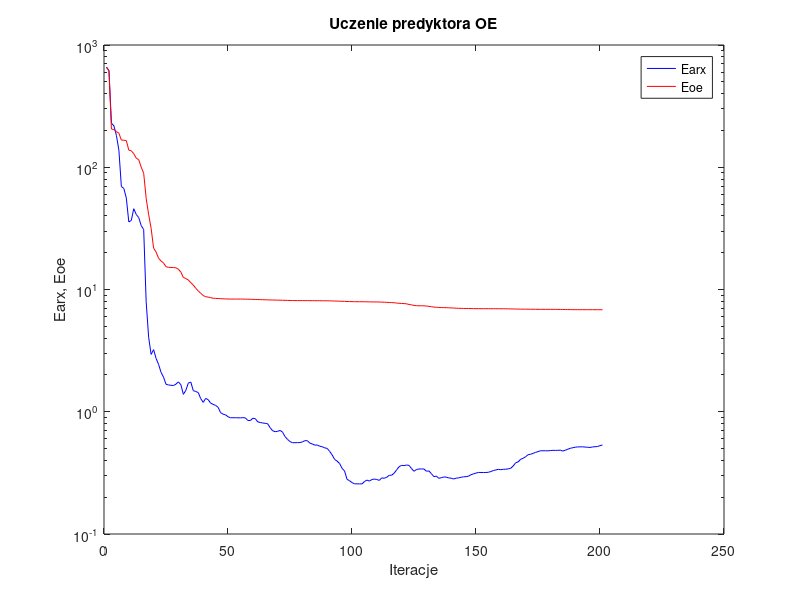
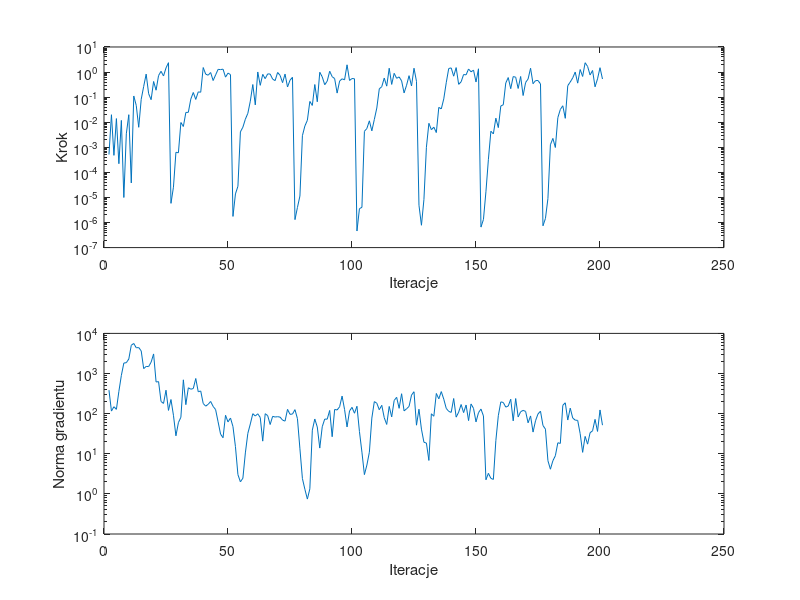

Write the MATLAB code that produced these figures, in order.
%uczenie predyktora oe
clear all;
n=0; farx(n+1)=6.595920e+002; foe(n+1)=6.589928e+002; wspucz(n+1)=0.000000e+000; ng(n+1)=0.000000e+000;
%odnowa zmiennej metryki
n=1; farx(n+1)=6.175794e+002; foe(n+1)=6.127299e+002; krok(n+1)=5.148205e-004; ng(n+1)=3.851051e+002;
n=2; farx(n+1)=2.293437e+002; foe(n+1)=2.053157e+002; krok(n+1)=1.989989e-002; ng(n+1)=1.158728e+002;
n=3; farx(n+1)=2.181654e+002; foe(n+1)=2.036163e+002; krok(n+1)=4.770094e-004; ng(n+1)=1.488591e+002;
n=4; farx(n+1)=1.821473e+002; foe(n+1)=1.957492e+002; krok(n+1)=1.396192e-002; ng(n+1)=1.279629e+002;
n=5; farx(n+1)=1.379851e+002; foe(n+1)=1.898511e+002; krok(n+1)=2.215284e-004; ng(n+1)=3.596518e+002;
n=6; farx(n+1)=6.957439e+001; foe(n+1)=1.667482e+002; krok(n+1)=1.181377e-002; ng(n+1)=8.994381e+002;
n=7; farx(n+1)=6.710980e+001; foe(n+1)=1.665166e+002; krok(n+1)=9.955536e-006; ng(n+1)=1.823591e+003;
n=8; farx(n+1)=5.595751e+001; foe(n+1)=1.651944e+002; krok(n+1)=3.460293e-003; ng(n+1)=1.860401e+003;
n=9; farx(n+1)=3.568440e+001; foe(n+1)=1.380865e+002; krok(n+1)=1.993669e-002; ng(n+1)=2.299647e+003;
n=10; farx(n+1)=3.671517e+001; foe(n+1)=1.364631e+002; krok(n+1)=3.791849e-005; ng(n+1)=5.063504e+003;
n=11; farx(n+1)=4.579866e+001; foe(n+1)=1.290986e+002; krok(n+1)=1.113003e-001; ng(n+1)=5.610486e+003;
n=12; farx(n+1)=4.108786e+001; foe(n+1)=1.187055e+002; krok(n+1)=4.682719e-002; ng(n+1)=4.383496e+003;
n=13; farx(n+1)=3.875720e+001; foe(n+1)=1.153202e+002; krok(n+1)=6.274942e-003; ng(n+1)=4.433962e+003;
n=14; farx(n+1)=3.332403e+001; foe(n+1)=1.002272e+002; krok(n+1)=8.197463e-002; ng(n+1)=3.663265e+003;
n=15; farx(n+1)=3.091233e+001; foe(n+1)=8.925917e+001; krok(n+1)=2.677938e-001; ng(n+1)=1.324973e+003;
n=16; farx(n+1)=7.943077e+000; foe(n+1)=5.570354e+001; krok(n+1)=8.285291e-001; ng(n+1)=1.500184e+003;
n=17; farx(n+1)=4.064731e+000; foe(n+1)=4.107428e+001; krok(n+1)=1.370460e-001; ng(n+1)=1.490461e+003;
n=18; farx(n+1)=2.945055e+000; foe(n+1)=3.167186e+001; krok(n+1)=7.925655e-002; ng(n+1)=1.919315e+003;
n=19; farx(n+1)=3.221588e+000; foe(n+1)=2.176831e+001; krok(n+1)=4.208968e-001; ng(n+1)=3.075403e+003;
n=20; farx(n+1)=2.731000e+000; foe(n+1)=2.024676e+001; krok(n+1)=1.890204e-001; ng(n+1)=6.143181e+002;
n=21; farx(n+1)=2.440698e+000; foe(n+1)=1.800280e+001; krok(n+1)=7.273018e-001; ng(n+1)=6.278995e+002;
n=22; farx(n+1)=2.101222e+000; foe(n+1)=1.713172e+001; krok(n+1)=1.072499e+000; ng(n+1)=2.005278e+002;
n=23; farx(n+1)=1.918595e+000; foe(n+1)=1.646263e+001; krok(n+1)=6.970601e-001; ng(n+1)=1.798397e+002;
n=24; farx(n+1)=1.679255e+000; foe(n+1)=1.537049e+001; krok(n+1)=1.462039e+000; ng(n+1)=3.836077e+002;
n=25; farx(n+1)=1.657300e+000; foe(n+1)=1.518242e+001; krok(n+1)=2.367507e+000; ng(n+1)=1.204322e+002;
%odnowa zmiennej metryki
n=26; farx(n+1)=1.646360e+000; foe(n+1)=1.514504e+001; krok(n+1)=5.817242e-006; ng(n+1)=2.250022e+002;
n=27; farx(n+1)=1.638293e+000; foe(n+1)=1.511852e+001; krok(n+1)=2.556514e-005; ng(n+1)=9.108877e+001;
n=28; farx(n+1)=1.681127e+000; foe(n+1)=1.505255e+001; krok(n+1)=6.326141e-004; ng(n+1)=2.800468e+001;
n=29; farx(n+1)=1.755365e+000; foe(n+1)=1.466057e+001; krok(n+1)=6.038301e-004; ng(n+1)=5.967640e+001;
n=30; farx(n+1)=1.663243e+000; foe(n+1)=1.386192e+001; krok(n+1)=9.725768e-003; ng(n+1)=8.131922e+001;
n=31; farx(n+1)=1.387396e+000; foe(n+1)=1.255145e+001; krok(n+1)=6.757425e-003; ng(n+1)=6.963357e+002;
n=32; farx(n+1)=1.498134e+000; foe(n+1)=1.229495e+001; krok(n+1)=2.452306e-002; ng(n+1)=1.674438e+002;
n=33; farx(n+1)=1.716466e+000; foe(n+1)=1.195778e+001; krok(n+1)=2.477353e-002; ng(n+1)=4.410659e+002;
n=34; farx(n+1)=1.750416e+000; foe(n+1)=1.137797e+001; krok(n+1)=8.343059e-002; ng(n+1)=4.065147e+002;
n=35; farx(n+1)=1.486802e+000; foe(n+1)=1.087056e+001; krok(n+1)=1.532184e-001; ng(n+1)=4.223988e+002;
n=36; farx(n+1)=1.465805e+000; foe(n+1)=1.024826e+001; krok(n+1)=8.100548e-002; ng(n+1)=7.514224e+002;
n=37; farx(n+1)=1.434716e+000; foe(n+1)=9.736799e+000; krok(n+1)=1.620110e-001; ng(n+1)=3.506313e+002;
n=38; farx(n+1)=1.280814e+000; foe(n+1)=9.300850e+000; krok(n+1)=1.570717e-001; ng(n+1)=3.668818e+002;
n=39; farx(n+1)=1.193105e+000; foe(n+1)=8.934146e+000; krok(n+1)=1.514306e+000; ng(n+1)=1.792583e+002;
n=40; farx(n+1)=1.285011e+000; foe(n+1)=8.726240e+000; krok(n+1)=8.252141e-001; ng(n+1)=1.537609e+002;
n=41; farx(n+1)=1.256183e+000; foe(n+1)=8.672677e+000; krok(n+1)=7.498941e-001; ng(n+1)=1.708089e+002;
n=42; farx(n+1)=1.175936e+000; foe(n+1)=8.571050e+000; krok(n+1)=9.576737e-001; ng(n+1)=2.011065e+002;
n=43; farx(n+1)=1.150210e+000; foe(n+1)=8.487614e+000; krok(n+1)=4.590250e-001; ng(n+1)=1.514421e+002;
n=44; farx(n+1)=1.126605e+000; foe(n+1)=8.457462e+000; krok(n+1)=7.679697e-001; ng(n+1)=1.261816e+002;
n=45; farx(n+1)=1.088158e+000; foe(n+1)=8.442945e+000; krok(n+1)=1.280117e+000; ng(n+1)=6.254698e+001;
n=46; farx(n+1)=9.835562e-001; foe(n+1)=8.421786e+000; krok(n+1)=1.254612e+000; ng(n+1)=3.089047e+001;
n=47; farx(n+1)=9.562439e-001; foe(n+1)=8.391656e+000; krok(n+1)=1.304490e+000; ng(n+1)=2.509216e+001;
n=48; farx(n+1)=9.434243e-001; foe(n+1)=8.370867e+000; krok(n+1)=6.268073e-001; ng(n+1)=9.097603e+001;
n=49; farx(n+1)=9.107318e-001; foe(n+1)=8.359485e+000; krok(n+1)=9.073805e-001; ng(n+1)=6.221661e+001;
n=50; farx(n+1)=8.934213e-001; foe(n+1)=8.354248e+000; krok(n+1)=7.926233e-001; ng(n+1)=7.780700e+001;
%odnowa zmiennej metryki
n=51; farx(n+1)=8.935285e-001; foe(n+1)=8.353352e+000; krok(n+1)=1.751454e-006; ng(n+1)=4.762155e+001;
n=52; farx(n+1)=8.931122e-001; foe(n+1)=8.352780e+000; krok(n+1)=1.384553e-005; ng(n+1)=1.504929e+001;
n=53; farx(n+1)=8.926564e-001; foe(n+1)=8.352747e+000; krok(n+1)=2.787966e-005; ng(n+1)=3.018600e+000;
n=54; farx(n+1)=8.912823e-001; foe(n+1)=8.350638e+000; krok(n+1)=4.126056e-003; ng(n+1)=1.997312e+000;
n=55; farx(n+1)=8.953983e-001; foe(n+1)=8.347365e+000; krok(n+1)=6.324208e-003; ng(n+1)=2.458358e+000;
n=56; farx(n+1)=8.902803e-001; foe(n+1)=8.336765e+000; krok(n+1)=1.321526e-002; ng(n+1)=1.050471e+001;
n=57; farx(n+1)=8.491834e-001; foe(n+1)=8.330452e+000; krok(n+1)=2.262062e-002; ng(n+1)=3.228406e+001;
n=58; farx(n+1)=8.468073e-001; foe(n+1)=8.320894e+000; krok(n+1)=6.937699e-002; ng(n+1)=5.539961e+001;
n=59; farx(n+1)=8.846623e-001; foe(n+1)=8.298528e+000; krok(n+1)=3.183983e-001; ng(n+1)=9.965391e+001;
n=60; farx(n+1)=8.778306e-001; foe(n+1)=8.289994e+000; krok(n+1)=4.904612e-002; ng(n+1)=8.725655e+001;
n=61; farx(n+1)=8.266643e-001; foe(n+1)=8.276271e+000; krok(n+1)=1.009068e+000; ng(n+1)=9.916812e+001;
n=62; farx(n+1)=8.171026e-001; foe(n+1)=8.266546e+000; krok(n+1)=2.957090e-001; ng(n+1)=8.020458e+001;
n=63; farx(n+1)=8.091182e-001; foe(n+1)=8.253704e+000; krok(n+1)=8.088973e-001; ng(n+1)=2.063488e+001;
n=64; farx(n+1)=8.039793e-001; foe(n+1)=8.240938e+000; krok(n+1)=5.461800e-001; ng(n+1)=9.969182e+001;
n=65; farx(n+1)=7.977835e-001; foe(n+1)=8.225971e+000; krok(n+1)=8.457767e-001; ng(n+1)=8.915999e+001;
n=66; farx(n+1)=7.403748e-001; foe(n+1)=8.215045e+000; krok(n+1)=8.316025e-001; ng(n+1)=5.355777e+001;
n=67; farx(n+1)=6.991556e-001; foe(n+1)=8.203817e+000; krok(n+1)=5.235795e-001; ng(n+1)=8.567172e+001;
n=68; farx(n+1)=6.868167e-001; foe(n+1)=8.194961e+000; krok(n+1)=4.556164e-001; ng(n+1)=8.230672e+001;
n=69; farx(n+1)=6.912095e-001; foe(n+1)=8.183699e+000; krok(n+1)=9.639418e-001; ng(n+1)=8.407208e+001;
n=70; farx(n+1)=7.037952e-001; foe(n+1)=8.174965e+000; krok(n+1)=7.382907e-001; ng(n+1)=8.189007e+001;
n=71; farx(n+1)=6.810588e-001; foe(n+1)=8.164532e+000; krok(n+1)=3.785938e-001; ng(n+1)=6.895942e+001;
n=72; farx(n+1)=6.256915e-001; foe(n+1)=8.152205e+000; krok(n+1)=8.316025e-001; ng(n+1)=6.506712e+001;
n=73; farx(n+1)=5.940773e-001; foe(n+1)=8.145603e+000; krok(n+1)=2.538171e-001; ng(n+1)=1.277469e+002;
n=74; farx(n+1)=5.705349e-001; foe(n+1)=8.133933e+000; krok(n+1)=4.726961e-001; ng(n+1)=9.614387e+001;
n=75; farx(n+1)=5.581705e-001; foe(n+1)=8.120968e+000; krok(n+1)=6.182030e-001; ng(n+1)=9.761810e+001;
%odnowa zmiennej metryki
n=76; farx(n+1)=5.582938e-001; foe(n+1)=8.118039e+000; krok(n+1)=1.305099e-006; ng(n+1)=1.258206e+002;
n=77; farx(n+1)=5.593002e-001; foe(n+1)=8.114484e+000; krok(n+1)=3.987530e-006; ng(n+1)=7.503527e+001;
n=78; farx(n+1)=5.600235e-001; foe(n+1)=8.114168e+000; krok(n+1)=1.143043e-005; ng(n+1)=1.328412e+001;
n=79; farx(n+1)=5.664634e-001; foe(n+1)=8.112021e+000; krok(n+1)=2.900817e-003; ng(n+1)=2.419678e+000;
n=80; farx(n+1)=5.802630e-001; foe(n+1)=8.110783e+000; krok(n+1)=7.088910e-003; ng(n+1)=1.301123e+000;
n=81; farx(n+1)=5.796932e-001; foe(n+1)=8.110292e+000; krok(n+1)=1.189189e-002; ng(n+1)=7.421577e-001;
n=82; farx(n+1)=5.539420e-001; foe(n+1)=8.104875e+000; krok(n+1)=6.739301e-002; ng(n+1)=1.335897e+000;
n=83; farx(n+1)=5.449757e-001; foe(n+1)=8.103657e+000; krok(n+1)=4.674985e-002; ng(n+1)=3.880858e+001;
n=84; farx(n+1)=5.331264e-001; foe(n+1)=8.100239e+000; krok(n+1)=3.183983e-001; ng(n+1)=7.343966e+001;
n=85; farx(n+1)=5.348309e-001; foe(n+1)=8.099054e+000; krok(n+1)=6.539800e-002; ng(n+1)=4.640131e+001;
n=86; farx(n+1)=5.222685e-001; foe(n+1)=8.093319e+000; krok(n+1)=9.808063e-001; ng(n+1)=1.385427e+001;
n=87; farx(n+1)=5.174302e-001; foe(n+1)=8.091518e+000; krok(n+1)=6.428475e-001; ng(n+1)=4.715844e+001;
n=88; farx(n+1)=5.066286e-001; foe(n+1)=8.088887e+000; krok(n+1)=3.123324e-001; ng(n+1)=7.317054e+001;
n=89; farx(n+1)=5.015154e-001; foe(n+1)=8.084226e+000; krok(n+1)=4.324752e-001; ng(n+1)=7.277484e+001;
n=90; farx(n+1)=4.737274e-001; foe(n+1)=8.074361e+000; krok(n+1)=1.078288e+000; ng(n+1)=1.199970e+002;
n=91; farx(n+1)=4.434851e-001; foe(n+1)=8.064168e+000; krok(n+1)=6.553300e-001; ng(n+1)=2.657407e+001;
n=92; farx(n+1)=4.071575e-001; foe(n+1)=8.046499e+000; krok(n+1)=5.491644e-001; ng(n+1)=1.272995e+002;
n=93; farx(n+1)=3.947120e-001; foe(n+1)=8.041642e+000; krok(n+1)=1.451056e-001; ng(n+1)=1.234527e+002;
n=94; farx(n+1)=3.771640e-001; foe(n+1)=8.022631e+000; krok(n+1)=4.364225e-001; ng(n+1)=1.481621e+002;
n=95; farx(n+1)=3.443718e-001; foe(n+1)=8.009356e+000; krok(n+1)=5.391440e-001; ng(n+1)=2.739082e+002;
n=96; farx(n+1)=3.277737e-001; foe(n+1)=8.000178e+000; krok(n+1)=4.887823e-001; ng(n+1)=1.268030e+002;
n=97; farx(n+1)=2.797497e-001; foe(n+1)=7.979850e+000; krok(n+1)=1.945424e+000; ng(n+1)=4.659194e+001;
n=98; farx(n+1)=2.730730e-001; foe(n+1)=7.967301e+000; krok(n+1)=4.635137e-001; ng(n+1)=1.165094e+002;
n=99; farx(n+1)=2.633165e-001; foe(n+1)=7.957451e+000; krok(n+1)=5.520515e-001; ng(n+1)=1.436185e+002;
n=100; farx(n+1)=2.574423e-001; foe(n+1)=7.948605e+000; krok(n+1)=5.403833e-001; ng(n+1)=1.023663e+002;
%odnowa zmiennej metryki
n=101; farx(n+1)=2.573273e-001; foe(n+1)=7.946507e+000; krok(n+1)=4.585081e-007; ng(n+1)=1.527288e+002;
n=102; farx(n+1)=2.570279e-001; foe(n+1)=7.945824e+000; krok(n+1)=3.578487e-006; ng(n+1)=3.579279e+001;
n=103; farx(n+1)=2.568336e-001; foe(n+1)=7.945741e+000; krok(n+1)=4.029352e-006; ng(n+1)=1.097886e+001;
n=104; farx(n+1)=2.683561e-001; foe(n+1)=7.939471e+000; krok(n+1)=4.323984e-003; ng(n+1)=3.020755e+000;
n=105; farx(n+1)=2.759420e-001; foe(n+1)=7.933716e+000; krok(n+1)=5.627734e-003; ng(n+1)=5.218955e+000;
n=106; farx(n+1)=2.710882e-001; foe(n+1)=7.922509e+000; krok(n+1)=1.136199e-002; ng(n+1)=1.090838e+001;
n=107; farx(n+1)=2.789566e-001; foe(n+1)=7.914235e+000; krok(n+1)=4.525276e-003; ng(n+1)=7.752488e+001;
n=108; farx(n+1)=2.815402e-001; foe(n+1)=7.911121e+000; krok(n+1)=1.285062e-002; ng(n+1)=1.995283e+002;
n=109; farx(n+1)=2.790928e-001; foe(n+1)=7.907694e+000; krok(n+1)=3.680593e-002; ng(n+1)=1.816812e+002;
n=110; farx(n+1)=2.745773e-001; foe(n+1)=7.903754e+000; krok(n+1)=2.137984e-001; ng(n+1)=1.251810e+002;
n=111; farx(n+1)=2.877665e-001; foe(n+1)=7.880105e+000; krok(n+1)=2.617405e-001; ng(n+1)=1.613183e+002;
n=112; farx(n+1)=2.857166e-001; foe(n+1)=7.869698e+000; krok(n+1)=5.758050e-001; ng(n+1)=7.908435e+001;
n=113; farx(n+1)=2.913372e-001; foe(n+1)=7.854998e+000; krok(n+1)=2.745494e-001; ng(n+1)=5.377596e+001;
n=114; farx(n+1)=3.018615e-001; foe(n+1)=7.825693e+000; krok(n+1)=1.420334e+000; ng(n+1)=1.511319e+002;
n=115; farx(n+1)=3.027238e-001; foe(n+1)=7.816844e+000; krok(n+1)=3.214238e-001; ng(n+1)=8.297300e+001;
n=116; farx(n+1)=3.147600e-001; foe(n+1)=7.788968e+000; krok(n+1)=8.892951e-001; ng(n+1)=2.132006e+002;
n=117; farx(n+1)=3.346153e-001; foe(n+1)=7.751100e+000; krok(n+1)=5.636152e-001; ng(n+1)=2.548432e+002;
n=118; farx(n+1)=3.554667e-001; foe(n+1)=7.712896e+000; krok(n+1)=6.400584e-001; ng(n+1)=1.356666e+002;
n=119; farx(n+1)=3.643334e-001; foe(n+1)=7.685733e+000; krok(n+1)=4.456675e-001; ng(n+1)=3.134790e+002;
n=120; farx(n+1)=3.625708e-001; foe(n+1)=7.671983e+000; krok(n+1)=1.474005e-001; ng(n+1)=1.170836e+002;
n=121; farx(n+1)=3.666166e-001; foe(n+1)=7.635865e+000; krok(n+1)=2.969961e-001; ng(n+1)=1.321674e+002;
n=122; farx(n+1)=3.642992e-001; foe(n+1)=7.542905e+000; krok(n+1)=7.178655e-001; ng(n+1)=1.512672e+002;
n=123; farx(n+1)=3.430079e-001; foe(n+1)=7.494372e+000; krok(n+1)=2.785672e-001; ng(n+1)=2.899992e+002;
n=124; farx(n+1)=3.257939e-001; foe(n+1)=7.408170e+000; krok(n+1)=1.422745e+000; ng(n+1)=3.514881e+002;
n=125; farx(n+1)=3.369723e-001; foe(n+1)=7.372579e+000; krok(n+1)=4.275922e-001; ng(n+1)=5.155472e+001;
%odnowa zmiennej metryki
n=126; farx(n+1)=3.402725e-001; foe(n+1)=7.360661e+000; krok(n+1)=4.904537e-006; ng(n+1)=1.288401e+002;
n=127; farx(n+1)=3.403941e-001; foe(n+1)=7.360458e+000; krok(n+1)=7.783188e-007; ng(n+1)=4.104946e+001;
n=128; farx(n+1)=3.405507e-001; foe(n+1)=7.360128e+000; krok(n+1)=8.245594e-006; ng(n+1)=1.935354e+001;
n=129; farx(n+1)=3.262809e-001; foe(n+1)=7.323227e+000; krok(n+1)=1.001196e-003; ng(n+1)=1.849531e+001;
n=130; farx(n+1)=3.282322e-001; foe(n+1)=7.278398e+000; krok(n+1)=9.045235e-003; ng(n+1)=6.820479e+000;
n=131; farx(n+1)=3.117159e-001; foe(n+1)=7.228563e+000; krok(n+1)=5.038654e-003; ng(n+1)=9.920845e+001;
n=132; farx(n+1)=2.946562e-001; foe(n+1)=7.183642e+000; krok(n+1)=6.324208e-003; ng(n+1)=8.613399e+001;
n=133; farx(n+1)=2.974339e-001; foe(n+1)=7.152999e+000; krok(n+1)=3.869544e-003; ng(n+1)=3.180200e+002;
n=134; farx(n+1)=2.853680e-001; foe(n+1)=7.132590e+000; krok(n+1)=3.904156e-002; ng(n+1)=2.338021e+002;
n=135; farx(n+1)=2.887813e-001; foe(n+1)=7.114679e+000; krok(n+1)=3.388472e-002; ng(n+1)=3.544165e+002;
n=136; farx(n+1)=2.926147e-001; foe(n+1)=7.112108e+000; krok(n+1)=8.509079e-002; ng(n+1)=2.294429e+002;
n=137; farx(n+1)=2.919870e-001; foe(n+1)=7.100057e+000; krok(n+1)=3.762637e-001; ng(n+1)=1.352787e+002;
n=138; farx(n+1)=2.875497e-001; foe(n+1)=7.085380e+000; krok(n+1)=1.386016e+000; ng(n+1)=1.138687e+002;
n=139; farx(n+1)=2.860995e-001; foe(n+1)=7.070062e+000; krok(n+1)=1.462246e+000; ng(n+1)=1.075135e+002;
n=140; farx(n+1)=2.817310e-001; foe(n+1)=7.055439e+000; krok(n+1)=6.843317e-001; ng(n+1)=2.383240e+002;
n=141; farx(n+1)=2.863682e-001; foe(n+1)=7.027433e+000; krok(n+1)=1.507294e+000; ng(n+1)=8.182651e+001;
n=142; farx(n+1)=2.876584e-001; foe(n+1)=7.019651e+000; krok(n+1)=3.240219e-001; ng(n+1)=1.088333e+002;
n=143; farx(n+1)=2.911439e-001; foe(n+1)=7.007212e+000; krok(n+1)=4.083285e-001; ng(n+1)=1.688480e+002;
n=144; farx(n+1)=2.936772e-001; foe(n+1)=7.001501e+000; krok(n+1)=7.966063e-001; ng(n+1)=1.061294e+002;
n=145; farx(n+1)=2.944443e-001; foe(n+1)=6.996440e+000; krok(n+1)=7.748658e-001; ng(n+1)=1.640246e+002;
n=146; farx(n+1)=2.973862e-001; foe(n+1)=6.991946e+000; krok(n+1)=1.324463e+000; ng(n+1)=6.701379e+001;
n=147; farx(n+1)=3.057371e-001; foe(n+1)=6.985083e+000; krok(n+1)=1.021678e+000; ng(n+1)=1.743695e+002;
n=148; farx(n+1)=3.104849e-001; foe(n+1)=6.978756e+000; krok(n+1)=1.195293e+000; ng(n+1)=1.351843e+002;
n=149; farx(n+1)=3.148812e-001; foe(n+1)=6.975421e+000; krok(n+1)=4.024834e-001; ng(n+1)=6.221644e+001;
n=150; farx(n+1)=3.188108e-001; foe(n+1)=6.970706e+000; krok(n+1)=1.349819e+000; ng(n+1)=1.055938e+002;
%odnowa zmiennej metryki
n=151; farx(n+1)=3.186354e-001; foe(n+1)=6.969262e+000; krok(n+1)=6.563331e-007; ng(n+1)=1.300587e+002;
n=152; farx(n+1)=3.185319e-001; foe(n+1)=6.967439e+000; krok(n+1)=1.322082e-006; ng(n+1)=8.772519e+001;
n=153; farx(n+1)=3.186150e-001; foe(n+1)=6.967433e+000; krok(n+1)=1.684728e-005; ng(n+1)=2.248100e+000;
n=154; farx(n+1)=3.197675e-001; foe(n+1)=6.967086e+000; krok(n+1)=3.308775e-004; ng(n+1)=3.253726e+000;
n=155; farx(n+1)=3.246063e-001; foe(n+1)=6.966001e+000; krok(n+1)=4.372259e-003; ng(n+1)=2.439623e+000;
n=156; farx(n+1)=3.303690e-001; foe(n+1)=6.964472e+000; krok(n+1)=3.416397e-003; ng(n+1)=2.294022e+000;
n=157; farx(n+1)=3.342957e-001; foe(n+1)=6.962769e+000; krok(n+1)=1.448480e-002; ng(n+1)=2.121689e+001;
n=158; farx(n+1)=3.381999e-001; foe(n+1)=6.961273e+000; krok(n+1)=6.100588e-003; ng(n+1)=8.894030e+001;
n=159; farx(n+1)=3.356937e-001; foe(n+1)=6.958924e+000; krok(n+1)=4.446078e-002; ng(n+1)=1.961879e+002;
n=160; farx(n+1)=3.382531e-001; foe(n+1)=6.957800e+000; krok(n+1)=4.953895e-002; ng(n+1)=1.898702e+002;
n=161; farx(n+1)=3.388377e-001; foe(n+1)=6.951680e+000; krok(n+1)=3.655097e-001; ng(n+1)=1.454400e+002;
n=162; farx(n+1)=3.410816e-001; foe(n+1)=6.945270e+000; krok(n+1)=6.034212e-001; ng(n+1)=1.546118e+002;
n=163; farx(n+1)=3.449011e-001; foe(n+1)=6.940330e+000; krok(n+1)=2.176076e-001; ng(n+1)=2.285425e+002;
n=164; farx(n+1)=3.600831e-001; foe(n+1)=6.933783e+000; krok(n+1)=6.620810e-001; ng(n+1)=6.613083e+001;
n=165; farx(n+1)=3.826159e-001; foe(n+1)=6.920619e+000; krok(n+1)=6.233058e-001; ng(n+1)=2.378942e+002;
n=166; farx(n+1)=3.890456e-001; foe(n+1)=6.918703e+000; krok(n+1)=2.214681e-001; ng(n+1)=8.269252e+001;
n=167; farx(n+1)=4.084623e-001; foe(n+1)=6.910758e+000; krok(n+1)=6.656880e-001; ng(n+1)=1.115318e+002;
n=168; farx(n+1)=4.162551e-001; foe(n+1)=6.907766e+000; krok(n+1)=1.158784e-001; ng(n+1)=1.206167e+002;
n=169; farx(n+1)=4.286814e-001; foe(n+1)=6.903860e+000; krok(n+1)=3.838379e-001; ng(n+1)=1.137133e+002;
n=170; farx(n+1)=4.452563e-001; foe(n+1)=6.900378e+000; krok(n+1)=5.281352e-001; ng(n+1)=5.912063e+001;
n=171; farx(n+1)=4.490685e-001; foe(n+1)=6.895188e+000; krok(n+1)=1.420334e+000; ng(n+1)=8.759944e+001;
n=172; farx(n+1)=4.564457e-001; foe(n+1)=6.892371e+000; krok(n+1)=3.427774e-001; ng(n+1)=3.469761e+001;
n=173; farx(n+1)=4.650023e-001; foe(n+1)=6.889714e+000; krok(n+1)=4.556164e-001; ng(n+1)=6.649428e+001;
n=174; farx(n+1)=4.718202e-001; foe(n+1)=6.886144e+000; krok(n+1)=4.602631e-001; ng(n+1)=9.826685e+001;
n=175; farx(n+1)=4.798159e-001; foe(n+1)=6.883330e+000; krok(n+1)=3.372291e-001; ng(n+1)=1.151093e+002;
%odnowa zmiennej metryki
n=176; farx(n+1)=4.796603e-001; foe(n+1)=6.883062e+000; krok(n+1)=7.401445e-007; ng(n+1)=5.069626e+001;
n=177; farx(n+1)=4.794603e-001; foe(n+1)=6.882520e+000; krok(n+1)=1.450279e-006; ng(n+1)=4.108158e+001;
n=178; farx(n+1)=4.792499e-001; foe(n+1)=6.882479e+000; krok(n+1)=9.049168e-006; ng(n+1)=6.716617e+000;
n=179; farx(n+1)=4.811140e-001; foe(n+1)=6.880163e+000; krok(n+1)=1.265228e-003; ng(n+1)=4.118958e+000;
n=180; farx(n+1)=4.834651e-001; foe(n+1)=6.878470e+000; krok(n+1)=2.262638e-003; ng(n+1)=6.702446e+000;
n=181; farx(n+1)=4.829747e-001; foe(n+1)=6.877169e+000; krok(n+1)=9.825431e-004; ng(n+1)=8.929584e+000;
n=182; farx(n+1)=4.834204e-001; foe(n+1)=6.874466e+000; krok(n+1)=1.525264e-002; ng(n+1)=1.877368e+001;
n=183; farx(n+1)=4.850297e-001; foe(n+1)=6.865304e+000; krok(n+1)=3.222183e-002; ng(n+1)=1.810637e+001;
n=184; farx(n+1)=4.767286e-001; foe(n+1)=6.862171e+000; krok(n+1)=4.530245e-002; ng(n+1)=1.610049e+002;
n=185; farx(n+1)=4.844316e-001; foe(n+1)=6.858464e+000; krok(n+1)=1.428969e-002; ng(n+1)=1.862673e+002;
n=186; farx(n+1)=4.939642e-001; foe(n+1)=6.851076e+000; krok(n+1)=2.869393e-001; ng(n+1)=6.927702e+001;
n=187; farx(n+1)=5.022075e-001; foe(n+1)=6.848446e+000; krok(n+1)=4.004429e-001; ng(n+1)=1.369532e+002;
n=188; farx(n+1)=5.079369e-001; foe(n+1)=6.842630e+000; krok(n+1)=5.872046e-001; ng(n+1)=7.773967e+001;
n=189; farx(n+1)=5.128255e-001; foe(n+1)=6.840478e+000; krok(n+1)=1.000418e+000; ng(n+1)=6.886326e+001;
n=190; farx(n+1)=5.157139e-001; foe(n+1)=6.839698e+000; krok(n+1)=3.614383e-001; ng(n+1)=6.791043e+001;
n=191; farx(n+1)=5.162356e-001; foe(n+1)=6.839248e+000; krok(n+1)=1.261180e+000; ng(n+1)=3.170211e+001;
n=192; farx(n+1)=5.165376e-001; foe(n+1)=6.839101e+000; krok(n+1)=6.674447e-001; ng(n+1)=1.083954e+001;
n=193; farx(n+1)=5.143862e-001; foe(n+1)=6.838650e+000; krok(n+1)=2.356907e+000; ng(n+1)=2.707454e+001;
n=194; farx(n+1)=5.120279e-001; foe(n+1)=6.837959e+000; krok(n+1)=1.675551e+000; ng(n+1)=1.736871e+001;
n=195; farx(n+1)=5.105128e-001; foe(n+1)=6.837459e+000; krok(n+1)=7.655551e-001; ng(n+1)=3.342111e+001;
n=196; farx(n+1)=5.153170e-001; foe(n+1)=6.836729e+000; krok(n+1)=1.155850e+000; ng(n+1)=3.734497e+001;
n=197; farx(n+1)=5.177374e-001; foe(n+1)=6.835729e+000; krok(n+1)=2.584328e-001; ng(n+1)=7.196046e+001;
n=198; farx(n+1)=5.194067e-001; foe(n+1)=6.835119e+000; krok(n+1)=5.344503e-001; ng(n+1)=3.602367e+001;
n=199; farx(n+1)=5.281636e-001; foe(n+1)=6.831783e+000; krok(n+1)=1.492366e+000; ng(n+1)=1.235641e+002;
n=200; farx(n+1)=5.347770e-001; foe(n+1)=6.829763e+000; krok(n+1)=5.281352e-001; ng(n+1)=5.157695e+001;

figure; semilogy(farx,'b'); hold on; semilogy(foe,'r'); xlabel('Iteracje'); ylabel('Earx, Eoe'); legend('Earx','Eoe'); title('Uczenie predyktora OE');
figure; subplot(2,1,1); semilogy(krok); xlabel('Iteracje'); ylabel('Krok');
subplot(2,1,2); semilogy(ng); xlabel('Iteracje'); ylabel('Norma gradientu');
Earx=farx(n+1)
Eoe=foe(n+1)
